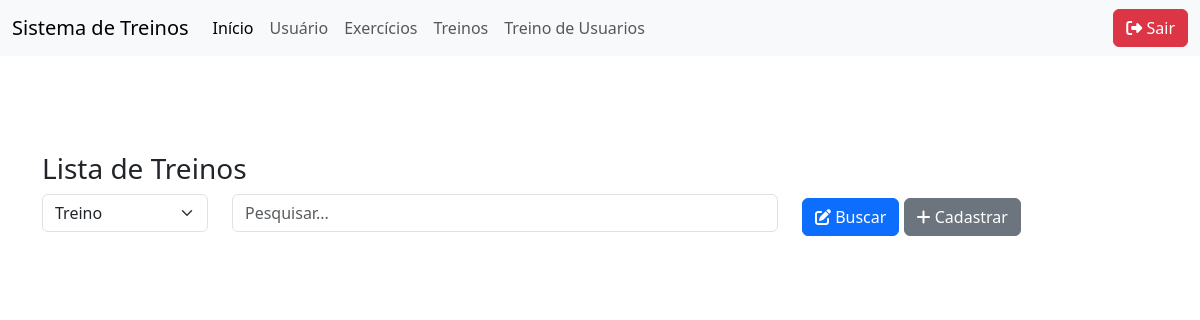
/treino_usuario/TreinoUsuarioList.php, run on an earlier commit of the app's database.
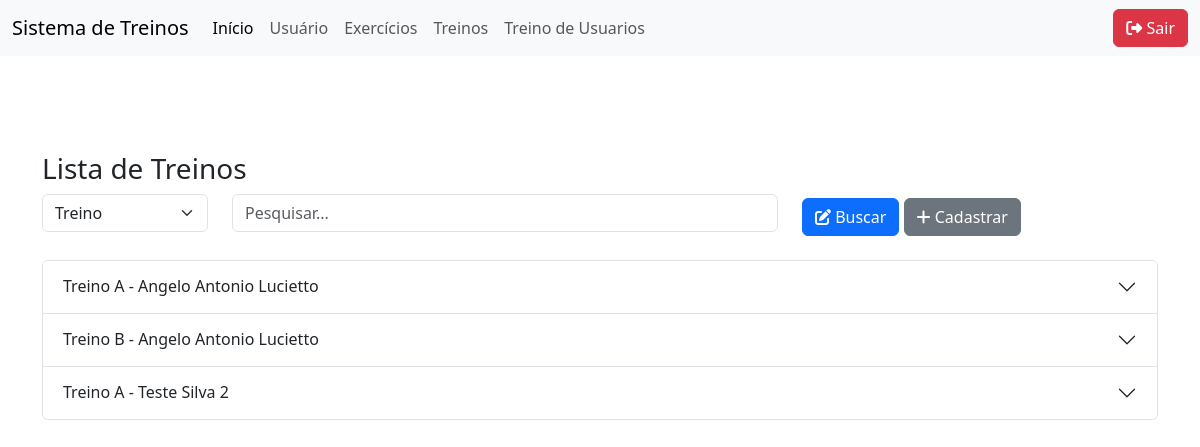
And on a later commit of the database.
### tables this page shows
CREATE TABLE IF NOT EXISTS `treino` (
  `id` int NOT NULL AUTO_INCREMENT,
  `nome` varchar(100) DEFAULT NULL,
  `descricao` text,
  `usuario_id` int unsigned DEFAULT NULL,
  PRIMARY KEY (`id`)
);

CREATE TABLE IF NOT EXISTS `usuario` (
  `id` int NOT NULL AUTO_INCREMENT,
  `nome` varchar(100) DEFAULT NULL,
  `senha` varchar(150) NOT NULL DEFAULT '0',
  `cpf` varchar(50) DEFAULT NULL,
  `telefone` varchar(50) DEFAULT NULL,
  `email` varchar(50) DEFAULT NULL,
  `cargo` enum('aluno','professor') DEFAULT NULL,
  PRIMARY KEY (`id`)
);

### db.class.php (called while the page is built, shortened)
<?php
class db {
    private $host = "localhost";
    private $user = "root";
    private $password = "";
    private $dbname ="bancotrabalhopweb1";
    private $table_name;
    public function __construct($table_name){
        $this->table_name = $table_name;
        return $this->conn();
    }
    function conn(){
        try{
            $conn = new PDO(
                "mysql:host=$this->host;dbname=$this->dbname",
                $this->user,
                $this->password,
                [
                    PDO::ATTR_ERRMODE,
                    PDO::ERRMODE_EXCEPTION,
                    PDO::MYSQL_ATTR_INIT_COMMAND =>"SET NAMES utf8"
                ]
            );
            return $conn;
        } catch(PDOException $e){
            echo "Erro: ". $e->getMessage();
        }
    }
    public function all(){
        $conn = $this->conn();
        $sql = "SELECT * FROM $this->table_name";
        $st = $conn->prepare( $sql);
        $st->execute();
        return $st->fetchAll(PDO::FETCH_CLASS);
    }
    public function find($id){
        $conn = $this->conn();
        $sql = "SELECT * FROM $this->table_name WHERE id = ?";
        $st = $conn->prepare( $sql);
        $st->execute([$id]);
        return $st->fetchObject();
    }
}

### treino_usuario/TreinoUsuarioList.php (the view, shortened to what this page needs)
<?php
include "../db.class.php";
include_once "../header.php";
$dbTreino = new db('treino');
$dbUsuario = new db('usuario');
if (!empty($_POST['valor'])) {
    $tipo = $_POST['tipo'];
    $valor = $_POST['valor'];
    if ($tipo === 'usuario') {
        $usuarios = $dbUsuario->search(['tipo' => 'nome', 'valor' => $valor]);
        if (!empty($usuarios)) {
            $usuario_id = $usuarios[0]->id;
            $dados = $dbTreino->search(['tipo' => 'usuario_id', 'valor' => $usuario_id]);
        } else {
            $dados = [];
        }
    } else {
        $dados = $dbTreino->search(['tipo' => $tipo, 'valor' => $valor]);
    }
} else {
    $dados = $dbTreino->all();
}
?>
<div class="container mt-5">
    <h3>Lista de Treinos</h3>
    <form action="./TreinoUsuarioList.php" method="post" class="mb-4">
        <div class="row">
            <div class="col-md-2">
                <select name="tipo" class="form-select">
                    <option value="nome">Treino</option>
                </select>
            </div>
            <div class="col-md-6">
                <input type="text" name="valor" placeholder="Pesquisar..." class="form-control">
            </div>
            <div class="col-md-4">
                <button type="submit" class="btn btn-primary mt-1"><i class='fa-solid fa-pen-to-square'></i> Buscar</button>
                <a href="../treino/TreinoForm.php" class="btn btn-secondary mt-1"><i class="fa-solid fa-plus"></i> Cadastrar</a>
            </div>
        </div>
    </form>
    <div class="accordion" id="accordionTreinos">
        <?php
        $contador = 0;
        foreach ($dados as $item) {
            $contador++;
            $usuario = $dbUsuario->find($item->usuario_id);
            $nomeUsuario = $usuario ? $usuario->nome : 'Usuário não encontrado';
            echo "
            <div class='accordion-item'>
                <h2 class='accordion-header' id='heading{$contador}'>
                    <button class='accordion-button collapsed' type='button' data-bs-toggle='collapse'
                        data-bs-target='#collapse{$contador}' aria-expanded='false' aria-controls='collapse{$contador}'>
                        {$item->nome} - {$nomeUsuario}
                    </button>
                </h2>
                <div id='collapse{$contador}' class='accordion-collapse collapse' aria-labelledby='heading{$contador}' data-bs-parent='#accordionTreinos'>
                    <div class='accordion-body'>
                        <p><strong>Descrição:</strong> {$item->descricao}</p>
                        <hr>
                        <h6>Exercícios:</h6>
            ";
            echo "
                        <div class='mt-3'>
                            <a href='./TreinoUsuarioForm.php?id={$item->id}' class='btn btn-sm btn-warning'>Editar Treino</a>
                            <a href='./TreinoUsuarioList.php?id={$item->id}'
                               class='btn btn-sm btn-danger'
                               onclick='return confirm(\"Deseja excluir este treino?\")'>
                               Excluir Treino
                            </a>
                        </div>
                    </div>
                </div>
            </div>
            ";
        }
        ?>
    </div>
</div>
<?php include_once "../footer.php"; ?>

What changed in the data, as far as the page shows it:
added treino: nome "Treino A", usuario.nome "Angelo Antonio Lucietto"
added treino: nome "Treino B", usuario.nome "Angelo Antonio Lucietto"
added treino: nome "Treino A", usuario.nome "Teste Silva 2"
